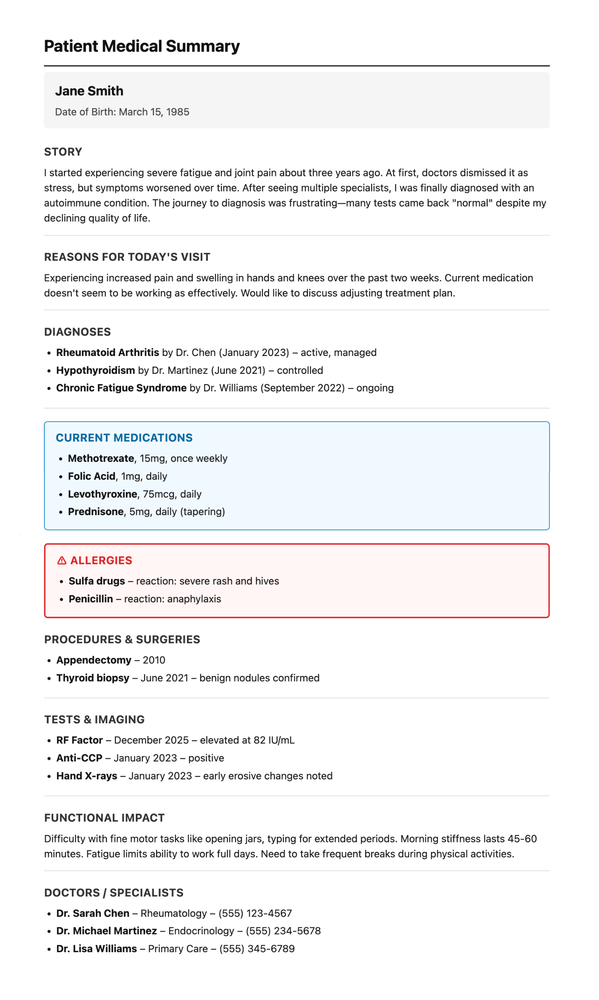
#> input picture docs/assets/Combined-images-Canva.png, 599 x 1000 px, shrunk from 1540 x 2570 before the run
$ python crop_canva.py
#> lines starting #> are read from the running program, lines starting #| are printed output that depends on the picture
#!/usr/bin/env python3
"""
Crops the bottom off the Canva-created combined image.
Usage: python3 crop_canva.py
"""

try:
    from PIL import Image
except ImportError:
    print("PIL/Pillow not installed. Installing now...")
    import subprocess
    import sys
    subprocess.check_call([sys.executable, "-m", "pip", "install", "Pillow"])
    from PIL import Image

# Load the Canva image
img = Image.open('Combined-images-Canva.png')
#> img is the input picture: PIL image 599x1000 RGB; mean R, G, B 243.6, 243.5, 244.1

print(f"Original image dimensions: {img.size}")
#| Original image dimensions: (599, 1000)
print(f"Height: {img.height}px")
#| Height: 1000px

# How much to crop from bottom (in pixels)
crop_bottom = 100  # Adjust this value as needed

# Crop from bottom
img_cropped = img.crop((0, 0, img.width, img.height - crop_bottom))
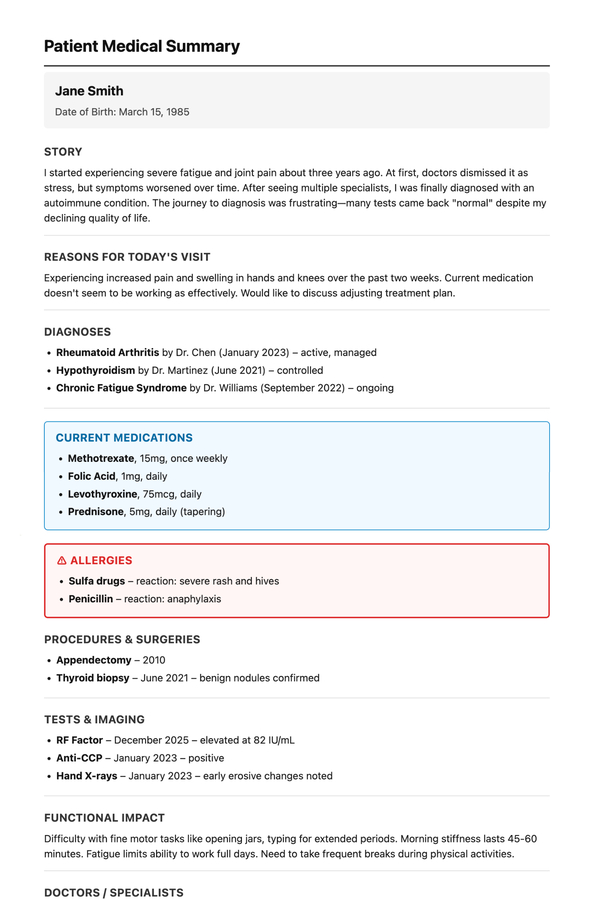
#> img_cropped: PIL image 599x900 RGB; mean R, G, B 243.1, 243.1, 243.7

# Save as the combined printout
img_cropped.save('printout-sample-combined.png', 'PNG', quality=95)

print(f"✓ Cropped {crop_bottom}px from bottom")
print(f"✓ New dimensions: {img_cropped.size}")
#| ✓ New dimensions: (599, 900)
print(f"✓ Saved as printout-sample-combined.png")

$ run again, with docs/assets/chrome-install.png copied over docs/assets/Combined-images-Canva.png
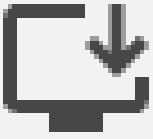
#> input picture docs/assets/chrome-install.png, 153 x 139 px
#> img is the input picture: PIL image 153x139 L; min 71, max 242, mean 184.9
#| Original image dimensions: (153, 139)
#| Height: 139px
#> `img_cropped = img.crop((0, 0, img.width, img.height - crop_bottom))`:
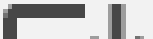
#> img_cropped: PIL image 153x39 L; min 71, max 242, mean 187.8
#| ✓ New dimensions: (153, 39)

$ run again, with docs/assets/doctor-patient-transparent-bg.png copied over docs/assets/Combined-images-Canva.png
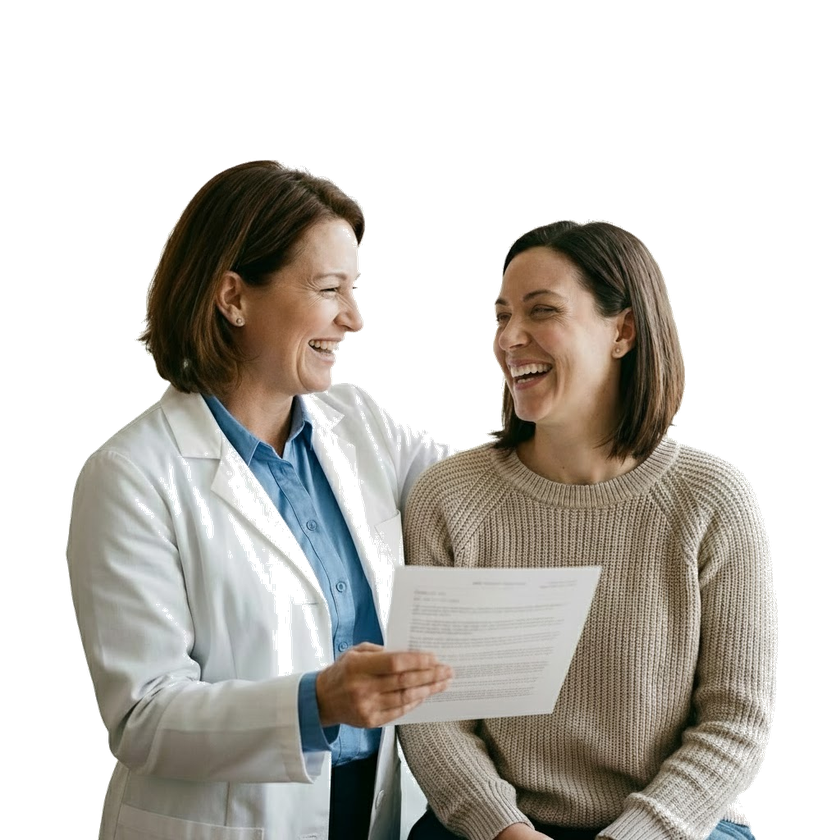
#> input picture docs/assets/doctor-patient-transparent-bg.png, 840 x 840 px, shrunk from 1024 x 1024 before the run
#> img is the input picture: PIL image 840x840 RGBA; mean R, G, B, A 71.7, 68.4, 62.8, 126.3
#| Original image dimensions: (840, 840)
#| Height: 840px
#> `img_cropped = img.crop((0, 0, img.width, img.height - crop_bottom))`:
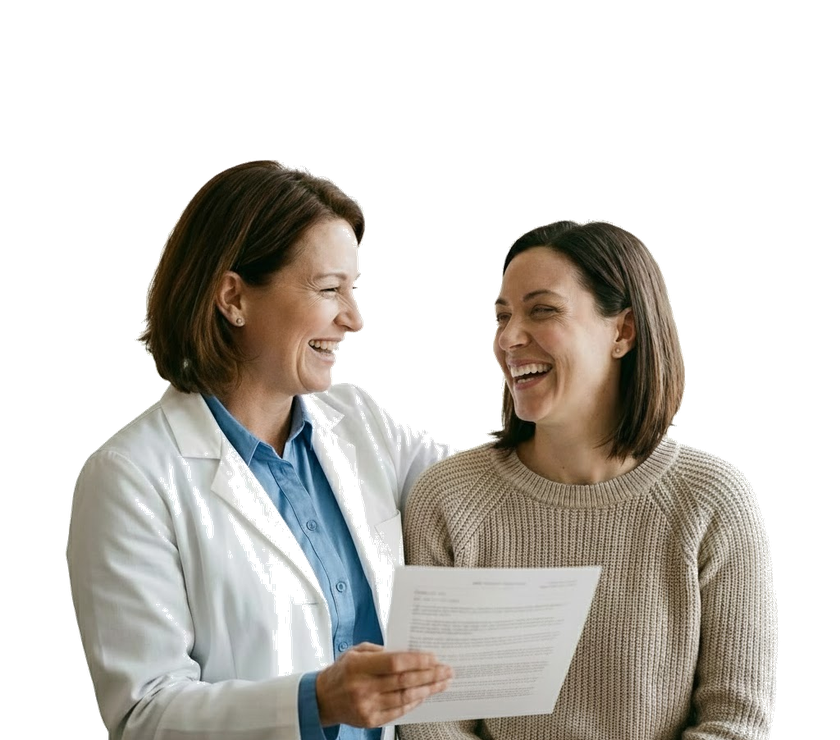
#> img_cropped: PIL image 840x740 RGBA; mean R, G, B, A 68.7, 65.1, 59.7, 116.9; transparent parts drawn white
#| ✓ New dimensions: (840, 740)

$ run again, with docs/assets/printout-sample-1.png copied over docs/assets/Combined-images-Canva.png
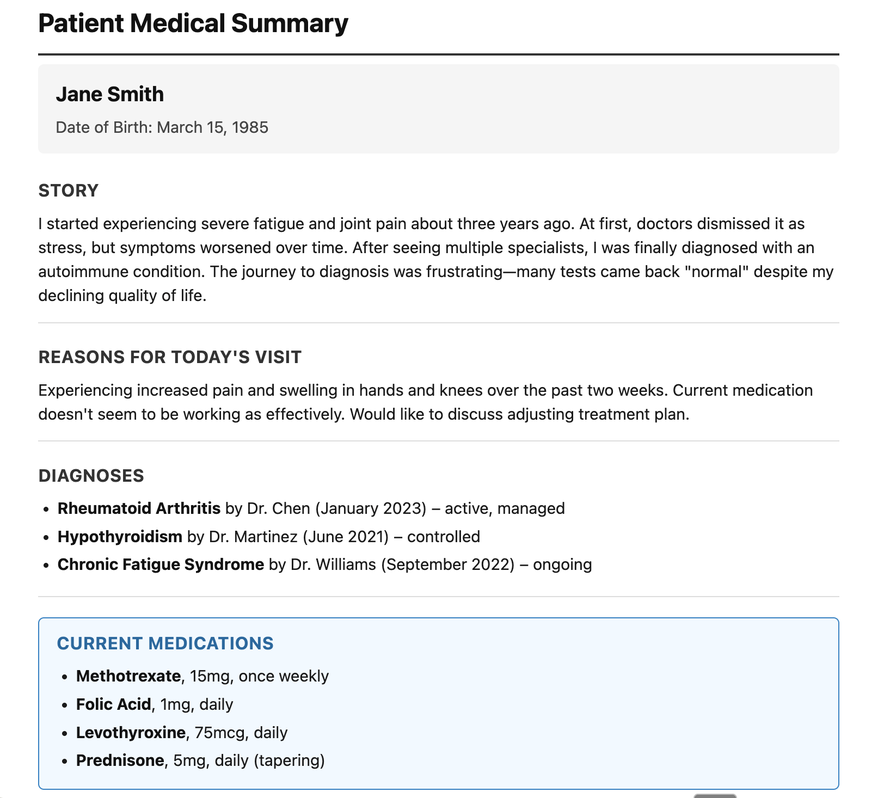
#> input picture docs/assets/printout-sample-1.png, 884 x 798 px, shrunk from 1624 x 1466 before the run
#> img is the input picture: PIL image 884x798 RGBA; mean R, G, B, A 239.7, 241.3, 242.7, 255
#| Original image dimensions: (884, 798)
#| Height: 798px
#> `img_cropped = img.crop((0, 0, img.width, img.height - crop_bottom))`:
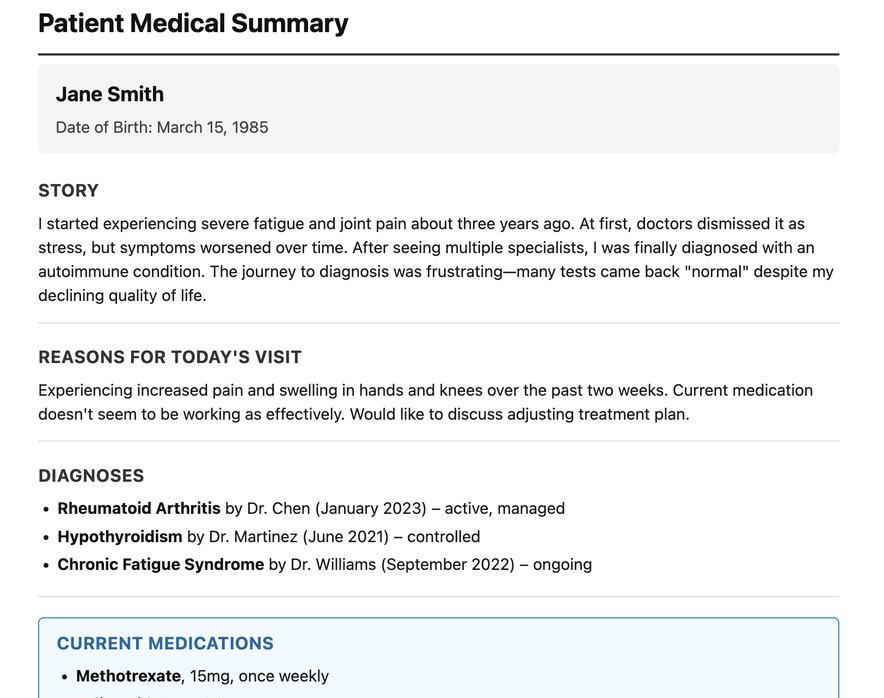
#> img_cropped: PIL image 884x698 RGBA; mean R, G, B, A 240.3, 241.3, 242.1, 255
#| ✓ New dimensions: (884, 698)
